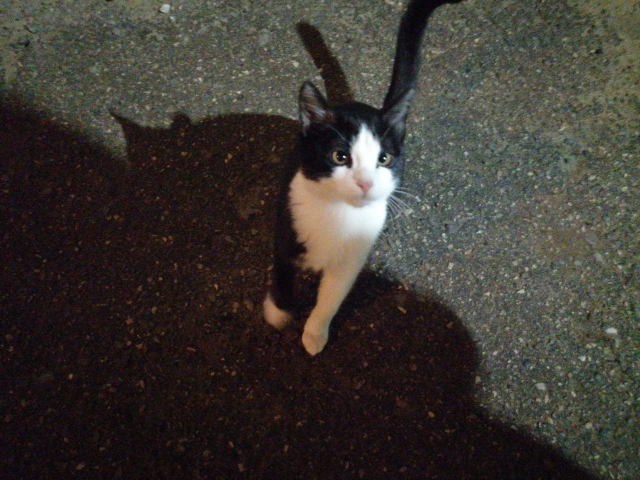
#> input picture photos/cat.jpg, 1280 x 960 px (shown at 1/2 size)
$ python basic.py
#> lines starting #> are read from the running program, lines starting #| are printed output that depends on the picture; after the words box and inside, x2 and y2 are one past the last pixel; in counts of white or black regions, pixels touching at a corner belong together
import cv2 as cv

img = cv.imread('photos/cat.jpg')
#> img is the input picture: shape (960, 1280, 3); mean B, G, R 50.8, 56.4, 60.9
# original image
cv.imshow('Cat', img)


# converting to grayscale
gray = cv.cvtColor(img, cv.COLOR_BGR2GRAY)
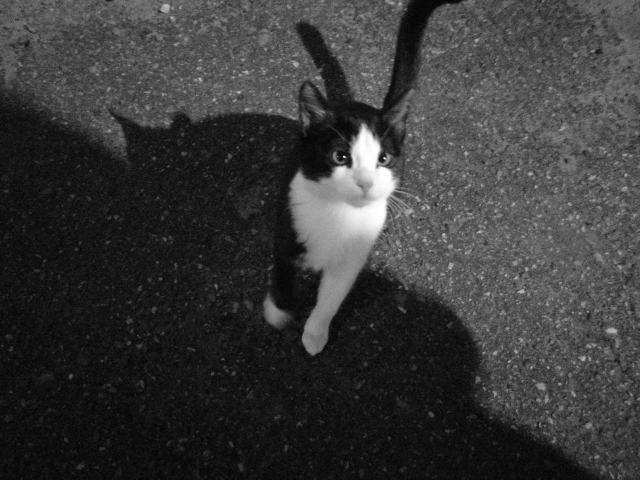
#> gray: shape (960, 1280) (shown at 1/2 size); min 0, max 255, mean 57.1
# cv.imshow('Gray', gray)


# blur
blur = cv.GaussianBlur(img, (7, 7), cv.BORDER_DEFAULT)
# cv.imshow('Blur', blur)

# gray_blur = cv.GaussianBlur(gray, (3, 3), cv.BORDER_DEFAULT)
# cv.imshow('Gray+Blur', gray_blur)


# edge cascade
canny = cv.Canny(blur, 50, 50)
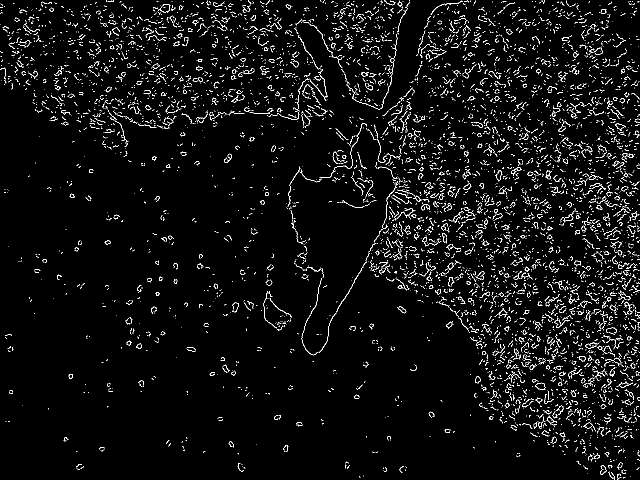
#> canny: shape (960, 1280) (shown at 1/2 size); 3.9% white in thin lines or dots
# cv.imshow('Canny', canny)


# Dilating the image
dilated = cv.dilate(canny, (7, 7), iterations=3)
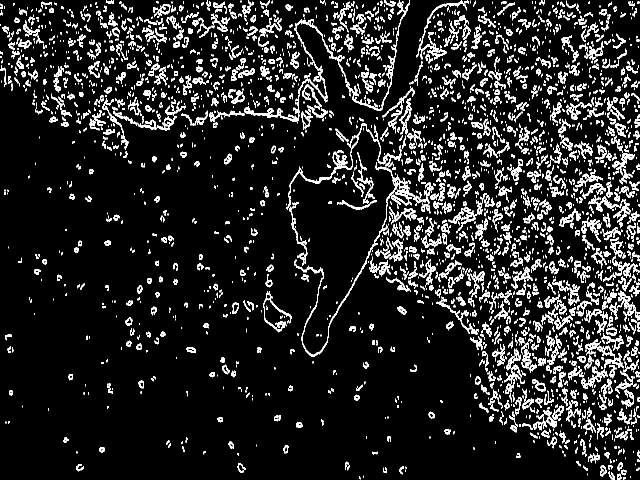
#> dilated: shape (960, 1280) (shown at 1/2 size); 11.4% white; 3654 white regions (2007 under 20 px), largest, box (x1, y1, x2, y2) and area: (638, 333, 797, 709) 1294, (693, 68, 795, 222) 948, (588, 38, 656, 205) 875
# cv.imshow('Dilated', dilated)


# eroding
eroded = cv.erode(dilated, (3, 3), iterations=3)                        # обратная delate операция
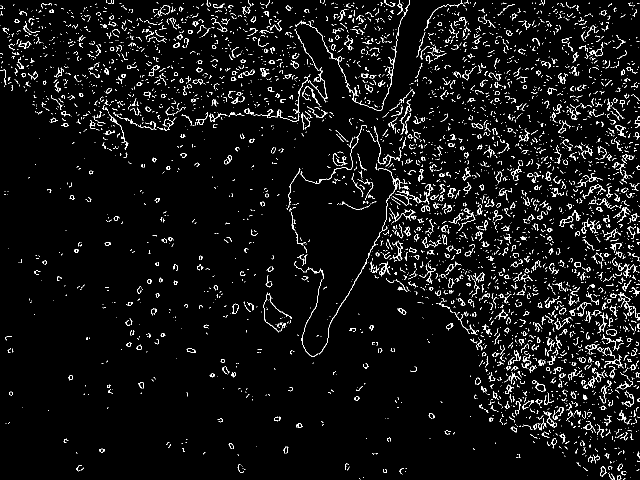
#> eroded: shape (960, 1280) (shown at 1/2 size); 4.7% white in thin lines or dots
# cv.imshow('Eroded', eroded)

# resize
resized = cv.resize(img, (500, 500))
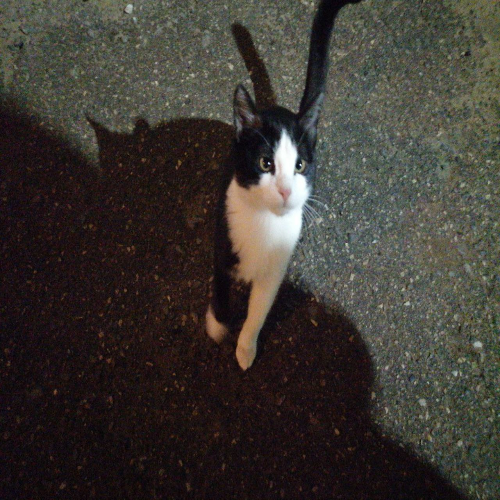
#> resized: shape (500, 500, 3); mean B, G, R 50.7, 56.3, 60.8
cv.imshow('Resized', resized)

resized = cv.resize(img, (500, 500), interpolation=cv.INTER_LINEAR)
# cv.imshow('Resized Linear', resized)

resized = cv.resize(img, (500, 500), interpolation=cv.INTER_CUBIC)      # качество с кубик лучше
# cv.imshow('Resized Cubic', resized)


# cropping
cropped = img[200:600, 200:600]
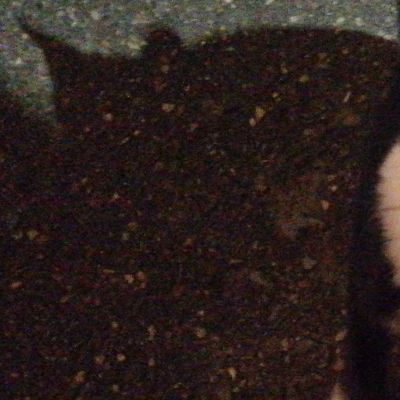
#> cropped: shape (400, 400, 3); mean B, G, R 27.8, 31.4, 42.7
cv.imshow('Cropped', cropped)

cv.waitKey(0)
